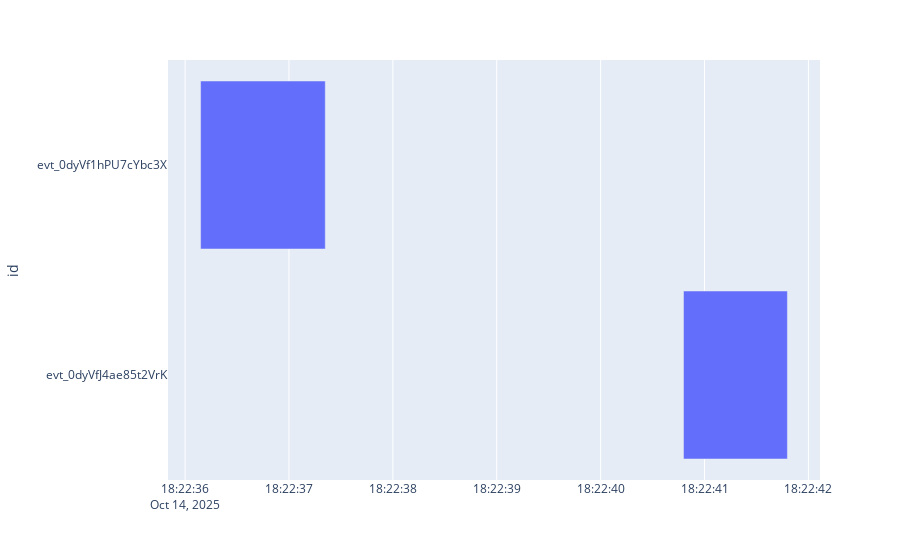

Write notebook code for a chart like this one.
### Markdown cell above
#### Events

### Code cell
# Fetch events (list of dicts)
events = r.get_events()

# Flatten nested dicts into a table
df = pd.json_normalize(events)

# Simple timeline: one bar per event
fig = px.timeline(
    df,
    x_start="start",   # event start time
    x_end="end",       # event end time
    y="id",            # one row per event
    hover_data=["id"], # minimal hover info
)

# Display plot
fig.show()

### Figure 1 — Plotly figure (JSON) as saved in the notebook; plotly's stock layout.template omitted (floating-point values rounded to 4 significant figures)
{"data": [{"base": ["2025-10-14T18:22:40.797704000", "2025-10-14T18:22:36.149460000"], "hovertemplate": "start=%{base}<br>end=%{x}<br>id=%{y}<extra></extra>", "legendgroup": "", "marker": {"color": "#636efa", "pattern": {"shape": ""}}, "name": "", "orientation": "h", "showlegend": false, "textposition": "auto", "type": "bar", "x": [1000, 1200], "xaxis": "x", "y": ["evt_0dyVfJ4ae85t2VrK", "evt_0dyVf1hPU7cYbc3X"], "yaxis": "y"}], "layout": {"barmode": "overlay", "legend": {"tracegroupgap": 0}, "margin": {"t": 60}, "xaxis": {"anchor": "y", "domain": [0, 1], "type": "date"}, "yaxis": {"anchor": "x", "domain": [0, 1], "title": {"text": "id"}}}}
